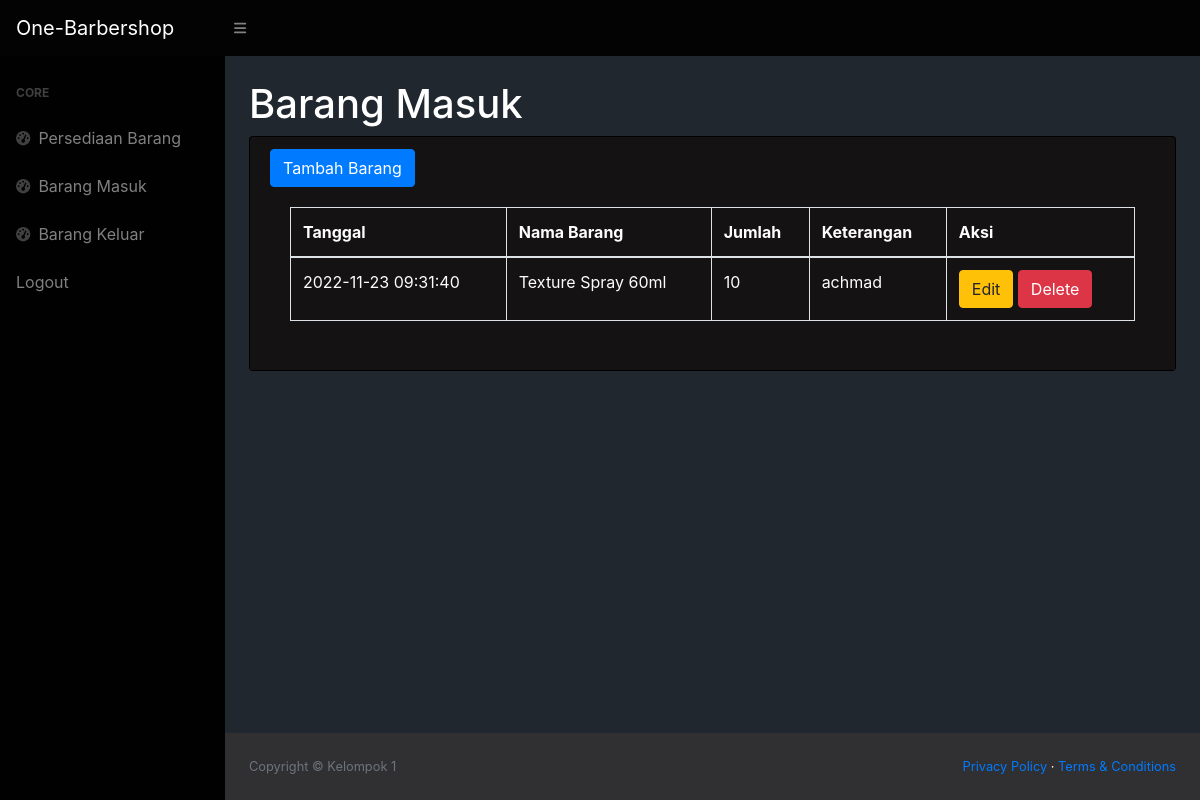
The app's page /masuk.php (signed in) with its own data.
### tables this page shows
CREATE TABLE `masuk` (
  `idmasuk` int(11) NOT NULL,
  `idbarang` int(11) NOT NULL,
  `tanggal` timestamp NOT NULL DEFAULT current_timestamp(),
  `keterangan` varchar(25) NOT NULL,
  `qty` int(11) NOT NULL
);

CREATE TABLE `stock` (
  `idbarang` int(11) NOT NULL,
  `namabarang` varchar(25) NOT NULL,
  `deskripsi` varchar(25) NOT NULL,
  `stock` int(11) NOT NULL
);

### masuk.php (the view, shortened to what this page needs)
<?php
require 'function.php';
?>
<!DOCTYPE html>
<html lang="en">
    <head>
        <link href="https://cdn.jsdelivr.net/npm/simple-datatables@latest/dist/style.css" rel="stylesheet" />
        <link href="css/styles.css" rel="stylesheet" />
    </head>
    <body class="sb-nav-fixed">
        <nav class="sb-topnav navbar navbar-expand navbar-dark bg-dark">
            <a class="navbar-brand ps-3" href="index.html">One-Barbershop</a>
            <button class="btn btn-link btn-sm order-1 order-lg-0 me-4 me-lg-0" id="sidebarToggle" href="#!"><i class="fas fa-bars"></i></button>
        </nav>
        <div id="layoutSidenav">
            <div id="layoutSidenav_nav">
                <nav class="sb-sidenav accordion sb-sidenav-dark" id="sidenavAccordion">
                    <div class="sb-sidenav-menu">
                        <div class="nav">
                            <div class="sb-sidenav-menu-heading">Core</div>
                            <a class="nav-link" href="index.php">
                                <div class="sb-nav-link-icon"><i class="fas fa-tachometer-alt"></i></div>
                                Persediaan Barang
                            </a>
                            <a class="nav-link" href="masuk.php">
                                <div class="sb-nav-link-icon"><i class="fas fa-tachometer-alt"></i></div>
                                Barang Masuk
                            </a>
                            <a class="nav-link" href="keluar.php">
                                <div class="sb-nav-link-icon"><i class="fas fa-tachometer-alt"></i></div>
                                Barang Keluar
                            </a>
                            <a class="nav-link" href="logout.php">
                                Logout
                            </a>
                        </div>
                    </div>
                </nav>
            </div>
            <div id="layoutSidenav_content">
                <main>
                    <div class="container-fluid px-4">
                        <h1 class="mt-4">Barang Masuk</h1>
                        <div class="card mb-4">
                            <div class="card-header">
                                <button type="button" class="btn btn-primary" data-toggle="modal" data-target="#exampleModal">
                                 Tambah Barang
                                </button>
                                <div class="card-body">
                                    <div class="table-responsive">
                                        <table class="table table-bordered" id="datatable" width="100%" cellspacing="0">
                                            <thead>
                                                <tr>
                                                    <th>Tanggal</th>
                                                    <th>Nama Barang</th>
                                                    <th>Jumlah</th>
                                                    <th>Keterangan</th>
                                                    <th>Aksi</th>
                                                </tr>
                                            </thead>
                                            <tbody>
                                                <?php
                                                $ambilsemuadatastock = mysqli_query($conn,"select * from masuk m, stock s where s.idbarang = m.idbarang");
                                                while($data=mysqli_fetch_array($ambilsemuadatastock)){
                                                    $idb = $data['idbarang'];
                                                    $tanggal= $data['tanggal'];
                                                    $namabarang = $data['namabarang'];
                                                    $qty = $data['qty'];
                                                    $keterangan = $data['keterangan'];
                                                ?>
                                                <tr>
                                                    <td><?=$tanggal;?></td>
                                                    <td><?=$namabarang;?></td>
                                                    <td><?=$qty;?></td>
                                                    <td><?=$keterangan;?></td>
                                                    <td>
                                                    <button type="button" class="btn btn-warning" data-toggle="modal" data-target="#edit<?=$idb;?>">
                                                        Edit
                                                    </button>
                                                    <button type="button" class="btn btn-danger" data-toggle="modal" data-target="#delete<?=$idb;?>">
                                                        Delete
                                                    </button>
                                                    </td>
                                                </tr>
                                                <?php
                                                };
                                                ?>
                                            </tbody>
                                        </table>
                                    </div>
                                </div>
                            </div>
                        </div>
                    </div>
                    </main>
                <footer class="py-4 bg-light mt-auto">
                    <div class="container-fluid px-4">
                        <div class="d-flex align-items-center justify-content-between small">
                            <div class="text-muted">Copyright &copy; Kelompok 1</div>
                            <div>
                                <a href="#">Privacy Policy</a>
                                &middot;
                                <a href="#">Terms &amp; Conditions</a>
                            </div>
                        </div>
                    </div>
                </footer>
            </div>
        </div>
    </body>
</html>

### records on screen
masuk: tanggal "2022-11-23 09:31:40", idbarang.namabarang "Texture Spray 60ml", qty "10", keterangan "achmad"
